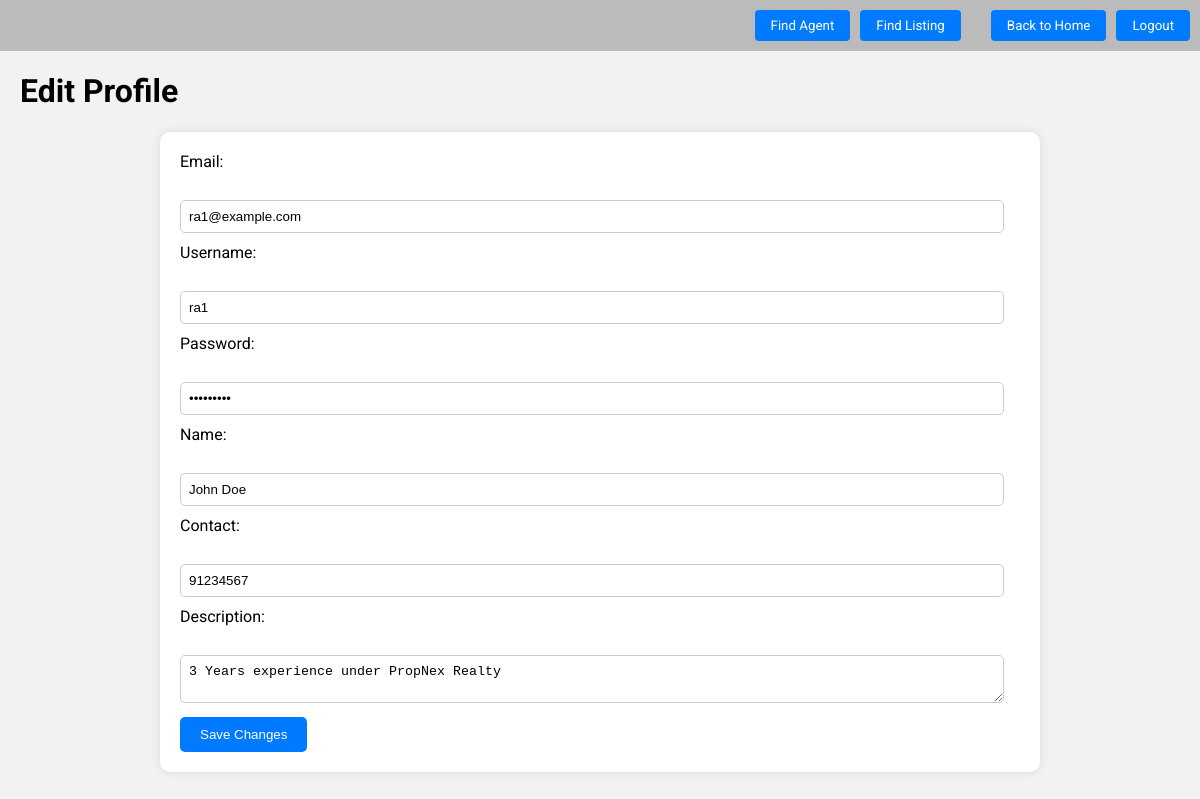
Page /Boundary/ra/edit_profile.php (signed in) on the committed database.
### tables this page shows
CREATE TABLE `ra` (
  `ra_id` int(11) NOT NULL,
  `e-mail` varchar(150) NOT NULL,
  `username` varchar(50) NOT NULL,
  `password` varchar(50) NOT NULL,
  `name` varchar(150) NOT NULL,
  `contact` int(8) NOT NULL,
  `description` text DEFAULT NULL,
  `type` enum('active','suspended') NOT NULL
);

### Control/ra/edit_profile_controller.php (called while the page is built, shortened)
<?php
include_once '../../Database/db_conn.php';
include_once '../../Entity/ra.php';
class EditProfileController {
    private $ra_controller;
    public function __construct($conn) {
        $this->ra_controller = new RA($conn);
    }
    public function getProfileDetails($ra_id) {
        return $this->ra_controller->getProfileDetails($ra_id);
    }
}
$edit_profile_controller = new EditProfileController($conn);
?>

### Entity/ra.php (called while the page is built, shortened)
<?php
class RA {
    private $conn;
    public function __construct($conn) {
        $this->conn = $conn;
    }
    public function getProfileDetails($ra_id) {
        $sql = "SELECT * FROM ra WHERE ra_id = ?";
        $stmt = $this->conn->prepare($sql);
        $stmt->bind_param("i", $ra_id);
        $stmt->execute();
        $result = $stmt->get_result();
        $row = $result->fetch_assoc();
        return $row;
    }
}
?>

### Boundary/ra/edit_profile.php (the view, shortened to what this page needs)
<!DOCTYPE html>
<html lang="en">
<head>
</head>
<body>
    <?php
    include_once '../../Control/ra/edit_profile_controller.php';
    $ra_details = $edit_profile_controller->getProfileDetails($_SESSION['ra_id']);
    include 'header.php';
    ?>
    <h1 class="title">Edit Profile</h1>
    <form action="../../Control/ra/edit_profile_controller.php" method="post">
        <label for="email">Email:</label><br>
        <input type="email" id="email" name="email" value="<?php echo $ra_details['e-mail']; ?>"><br>
        <label for="username">Username:</label><br>
        <input type="text" id="username" name="username" value="<?php echo $ra_details['username']; ?>"><br>
        <label for="password">Password:</label><br>
        <input type="password" id="password" name="password" value="<?php echo $ra_details['password']; ?>"><br>
        <label for="name">Name:</label><br>
        <input type="text" id="name" name="name" value="<?php echo $ra_details['name']; ?>"><br>
        <label for="contact">Contact:</label><br>
        <input type="text" id="contact" name="contact" value="<?php echo $ra_details['contact']; ?>"><br>
        <label for="description">Description:</label><br>
        <textarea id="description" name="description"><?php echo $ra_details['description']; ?></textarea><br>
        <input type="submit" value="Save Changes" name="submit">
    </form>
</body>
</html>

### Boundary/ra/edit_profile.php (style rules this page uses)
body { font-family: 'Roboto', sans-serif; background-color: #f2f2f2; margin: 0; padding: 0; }
.title { margin-left: 20px; }
form { margin-top: 20px; margin-left: auto; margin-right: auto; width: 70%; background-color: #fff; padding: 20px; border-radius: 10px; box-shadow: 0px 0px 10px rgba(0, 0, 0, 0.1); }
label { display: block; margin-bottom: 10px; }
input[type="text"], input[type="email"], input[type="password"], input[type="number"], textarea { width: calc(100% - 16px); padding: 8px; border: 1px solid #ccc; border-radius: 5px; margin-bottom: 10px; box-sizing: border-box; }
input[type="submit"] { background-color: #007bff; color: #fff; border: none; border-radius: 5px; padding: 10px 20px; cursor: pointer; transition: background-color 0.3s ease; }

### Boundary/ra/header.php (style rules this page uses)
body { font-family: 'Roboto', sans-serif; margin: 0; padding: 0; }

### rows in the picture
ra: email "ra1@example.com", username "ra1", name "John Doe", contact "91234567", description "3 Years experience under PropNex Realty"
